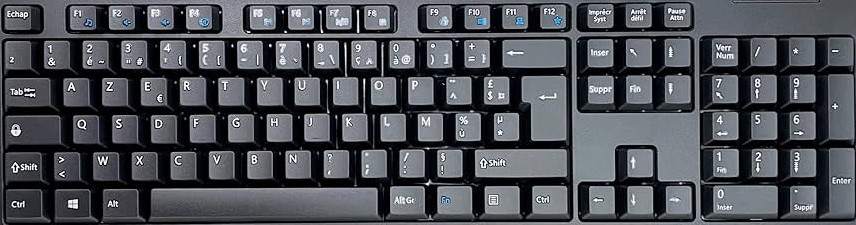
#> input picture img/AZERTY_francais.jpg, 856 x 225 px, found by its file name
$ python detioctionTouches.py
#> lines starting #> are read from the running program, lines starting #| are printed output that depends on the picture; after the words box and inside, x2 and y2 are one past the last pixel; in counts of white or black regions, pixels touching at a corner belong together
import matplotlib.pyplot as plt
from skimage.color import rgb2gray
from skimage.filters import threshold_otsu
from skimage import img_as_float
from skimage.measure import label, regionprops
from skimage.feature import canny

#Lire l'image.
I = img_as_float(plt.imread('img/AZERTY_francais.jpg'))
h, w, _ = I.shape
#> h = 225; w = 856

#Convertir en niveaux de gris.
I_gray = rgb2gray(I)

#Detection des coutours avec canny
edges = canny(I_gray, sigma=3)
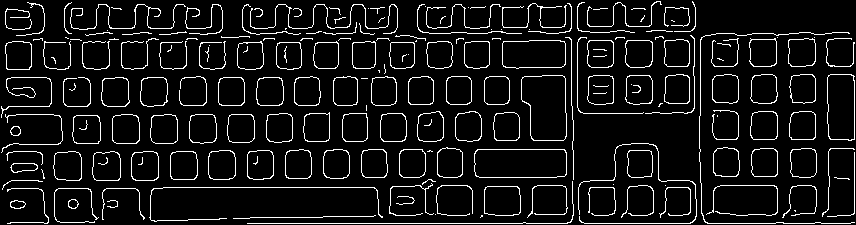
#> edges: shape (225, 856) bool; 8.1% white in thin lines or dots
plt.imshow(edges, interpolation='nearest', cmap='gray')
plt.show()

#Fermeture des contours (dilatation)
from skimage.morphology import dilation, square, binary_closing
closed_edges = dilation(edges, square(3))
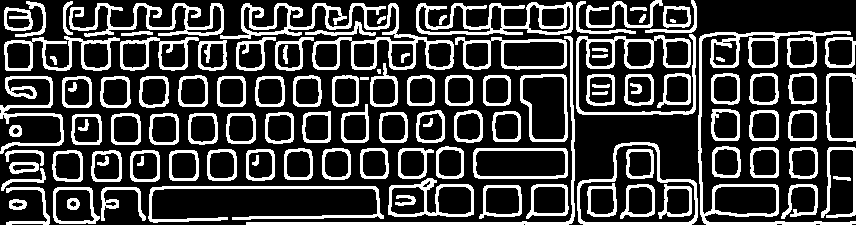
#> closed_edges: shape (225, 856) bool; 25.6% white; 117 white regions (1 under 20 px), largest, box (x1, y1, x2, y2) and area: (220, 3, 454, 70) 3345, (698, 31, 856, 225) 3165, (416, 2, 573, 35) 1951
closed_edges = binary_closing(closed_edges, square(5))
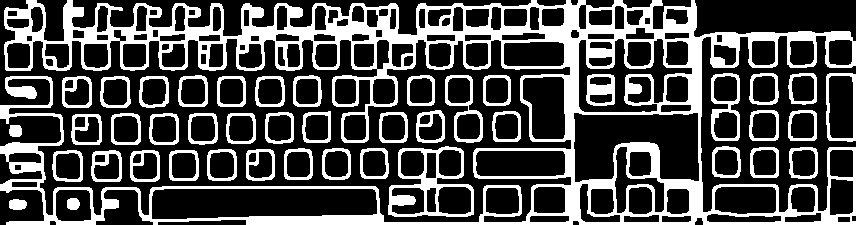
#> closed_edges: shape (225, 856) bool; 29.6% white; 44 white regions, largest, box (x1, y1, x2, y2) and area: (0, 0, 856, 225) 40421, (388, 146, 474, 217) 1902, (711, 73, 740, 141) 692
plt.imshow(closed_edges, interpolation='nearest', cmap='gray')
plt.show()

#Retirer petits objets parasites
from skimage.morphology import remove_small_objects
cleaned = remove_small_objects(closed_edges, min_size=150)
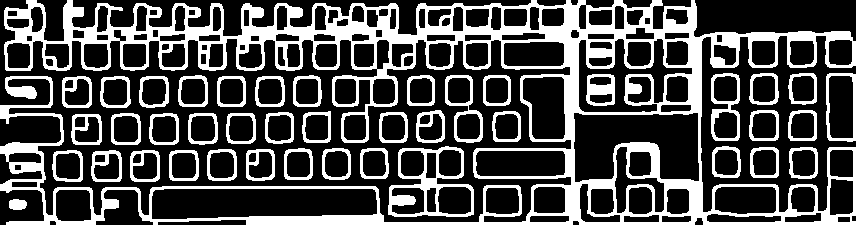
#> cleaned: shape (225, 856) bool; 29.5% white; 42 white regions
plt.imshow(cleaned, interpolation='nearest', cmap='gray')
plt.show()

#Labelisation
labels = label(cleaned)
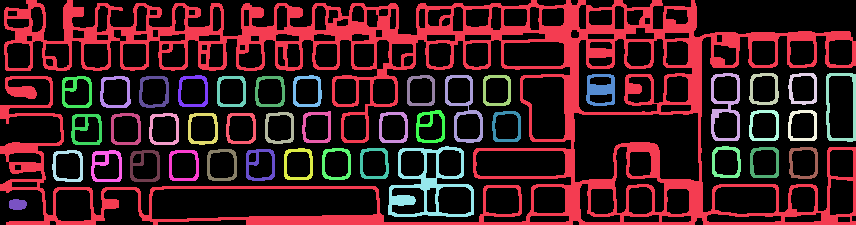
#> labels: shape (225, 856) int32; 43 distinct labels, from 0 to 42; one colour per label, 0 black
props = regionprops(labels)
#> props = 42 regions; largest, box (x1, y1, x2, y2) and area: (0, 0, 856, 225) 40421, (388, 146, 474, 217) 1902, (711, 73, 740, 141) 692, (445, 75, 483, 143) 651, (826, 73, 856, 142) 564
print(f'Nombre de régions détectées: {len(props)}')
#| Nombre de régions détectées: 42
# Extraction des touches
touches = []
for prop in (props):
    minr, minc, maxr, maxc = prop.bbox
    h = maxr - minr
    w = maxc - minc
    if 25 < h < 500 and 20 < w < 500:
      touches.append(prop)
#> this loop made 42 passes
#> (minr, minc, maxr, maxc, h, w) on passes 1 to 12: (0, 0, 225, 856, 225, 856), (73, 711, 141, 740, 68, 29), (73, 749, 105, 779, 32, 30), (73, 788, 105, 817, 32, 29), (73, 826, 142, 856, 69, 30), (74, 586, 106, 615, 32, 29), (75, 178, 107, 208, 32, 30), (75, 293, 107, 322, 32, 29), (75, 407, 106, 435, 31, 28), (75, 445, 143, 483, 68, 38), (75, 483, 106, 511, 31, 28), (76, 62, 108, 92, 32, 30)
#> after the loop, touches = 40 regions; largest, box (x1, y1, x2, y2) and area: (388, 146, 474, 217) 1902, (711, 73, 740, 141) 692, (445, 75, 483, 143) 651, (826, 73, 856, 142) 564, (586, 74, 615, 106) 554
      #touche = I_gray[minr:maxr, minc:maxc]
      #plt.imshow(touche, interpolation='nearest', cmap='gray')
      #plt.show()


# Trouver la touche Tab
tab_key = max(props, key=lambda p: p.bbox[3] - p.bbox[1])
tab_minr, tab_minc, tab_maxr, tab_maxc = tab_key.bbox
#> tab_minr = 0; tab_minc = 0; tab_maxr = 225; tab_maxc = 856
tab_row_center = (tab_minr + tab_maxr) // 2
#> tab_row_center = 112


# Trouver les touches de toute la rangée
same_row = []
for prop in (props):
    minr, minc, maxr, maxc = prop.bbox
    row_center = (minr + maxr) // 2
    if abs(row_center - tab_row_center) < 20:  # Tolérance de 20 pixels
        same_row.append(prop)
#> this loop made 42 passes
#> (minr, minc, maxr, maxc, row_center) on passes 1 to 12: (0, 0, 225, 856, 112), (73, 711, 141, 740, 107), (73, 749, 105, 779, 89), (73, 788, 105, 817, 89), (73, 826, 142, 856, 107), (74, 586, 106, 615, 90), (75, 178, 107, 208, 91), (75, 293, 107, 322, 91), (75, 407, 106, 435, 90), (75, 445, 143, 483, 109), (75, 483, 106, 511, 90), (76, 62, 108, 92, 92)
#> after the loop, same_row = 16 regions; largest, box (x1, y1, x2, y2) and area: (0, 0, 856, 225) 40421, (711, 73, 740, 141) 692, (445, 75, 483, 143) 651, (826, 73, 856, 142) 564, (71, 114, 102, 145) 412

# Tri des touches par position horizontale
props_sorted = sorted(same_row, key=lambda p: p.bbox[1])
#> props_sorted has the same summary as same_row

#Extraire les 2 touches après la touche Tab (A et Z)
lettre1 = props_sorted[0]
lettre2 = props_sorted[1]

minr, minc, maxr, maxc = lettre1.bbox
#> minr = 0; minc = 0; maxr = 225; maxc = 856
lettre1_zone = I_gray[minr:maxr, minc:maxc]

minr, minc, maxr, maxc = lettre2.bbox
#> minr = 114; minc = 71; maxr = 145; maxc = 102
lettre2_zone = I_gray[minr:maxr, minc:maxc]
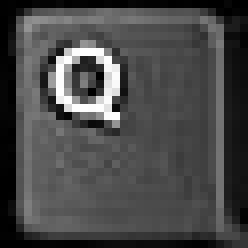
#> lettre2_zone: shape (31, 31) float64 (shown 8 times larger); min 0.000565, max 0.999, mean 0.285
print(lettre1_zone.shape)
#| (225, 856)

#Affichage des touches A et Z
plt.imshow(lettre1_zone, cmap='gray'); plt.title("Touche A"); plt.show()
plt.imshow(lettre2_zone, cmap='gray'); plt.title("Touche Z"); plt.show()
